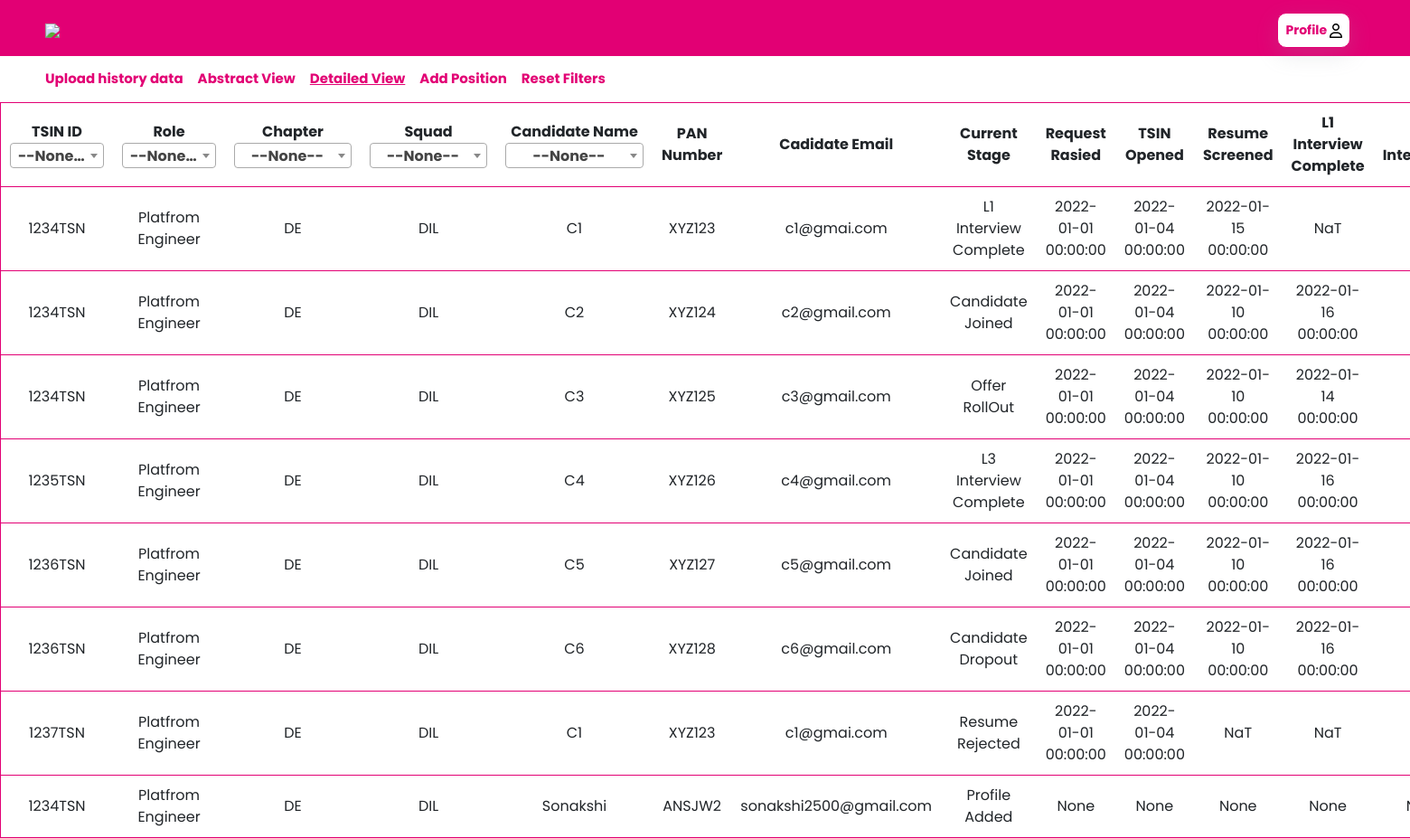
Screenshot of /detailed-view with the database file from the repository.
### models.py (models this page shows, shortened)
class candidates(db.Model):
    __tablename__="candidates"
    id=db.Column(db.Integer,primary_key=True)
    tsin_id=db.Column(db.String,nullable=False)
    candidate_name=db.Column(db.String,nullable=False)
    candidate_email=db.Column(db.String,nullable=False)
    current_stage=db.Column(db.String,nullable=False)
    pan=db.Column(db.String,nullable=False)
    request_raised_date=db.Column(db.String,nullable=False)
    tsin_opened_date=db.Column(db.String,nullable=False)
    resume_screened_date=db.Column(db.String,nullable=False)
    l1_interview_date=db.Column(db.String,nullable=False)
    l1_interviewer=db.Column(db.String,nullable=False)
    l1_interview_result=db.Column(db.String,nullable=False)
    l1_interview_remarks=db.Column(db.String,nullable=False)
    l2_interview_date=db.Column(db.String,nullable=False)
    l2_interviewer=db.Column(db.String,nullable=False)
    l2_interview_result=db.Column(db.String,nullable=False)
    l2_interview_remarks=db.Column(db.String,nullable=False)
    l3_interview_date=db.Column(db.String,nullable=False)
    l3_interviewer=db.Column(db.String,nullable=False)
    l3_interview_result=db.Column(db.String,nullable=False)
    l3_interview_remarks=db.Column(db.String,nullable=False)
    offer_rollout_date=db.Column(db.String,nullable=False)
    joining_date=db.Column(db.String,nullable=False)
    buddy_assignment_date=db.Column(db.String,nullable=False)
    buddy_name=db.Column(db.String,nullable=False)
    candidate_dropout_date=db.Column(db.String,nullable=False)
    candidate_dropout_reason=db.Column(db.String,nullable=False)
    resume=db.Column(db.String,nullable=False)
    phone=db.Column(db.String,nullable=False)
    current_location=db.Column(db.String,nullable=False)
    current_company=db.Column(db.String,nullable=False)
    experience=db.Column(db.String,nullable=False)
    candidate_joined_date=db.Column(db.String,nullable=False)

class roles(db.Model):
    __tablename__="roles"
    tsin_id=db.Column(db.Integer, primary_key=True)
    Role=db.Column(db.String, nullable=False)
    Chapter=db.Column(db.String, nullable=False)
    Squad=db.Column(db.String, nullable=False)
    demand_type=db.Column(db.String, nullable=False)
    Tribe=db.Column(db.String, nullable=False)
    snow_id=db.Column(db.Boolean, nullable=False)

### app.py (the view)
@app.route('/detailed-view', methods=['GET','POST'])
def detailed():
    tsin=request.form.get('val1')
    role=request.form.get('val2')
    chapter=request.form.get('val3')
    squad=request.form.get('val4')
    cname=request.form.get('val5')
    z=get_detailed_data()
    final=[]
    for i in z:
        if tsin:
            if i['tsinid'].strip()==tsin.strip():
                if i not in final:
                    final.append(i)
        if role:
            if i['role'].strip()==role.strip():
                if i not in final:
                    final.append(i)
        if chapter:
            if i['chapter'].strip()==chapter.strip():
                if i not in final:
                    final.append(i)
        if squad:
            if i['squad'].strip()==squad.strip():
                if i not in final:
                    final.append(i)
        if cname:
            print(cname, i['candidate_name'])
            if i['candidate_name'].strip()==cname.strip():
                if i not in final:
                    final.append(i)
    if final==[]:
        return render_template('detailed.html', final=z)
    else:
        return render_template('detailed.html', final=final)

### templates/detailed.html (shortened to what this page needs)
{% extends "layout/base.html" %}
{% block body_class %} landing-page {% endblock body_class %}
{% block content %}
<main>
<div class="info">
      <table class="roles">
      <tr>
      <th>TSIN ID<br> <select id='selUser' style='width: 104px;' onchange="applyfilter();">
      {% set tsin = [] %}
      </select></th>
      <th>Role<br><select id='selUser2' style='width: 104px;' onchange="applyfilter();">
      {% set role = [] %}
      </select></th>
      <th>Chapter<br><select id='selUser3' style='width: 130px;' onchange="applyfilter();">
      {% set chapter = [] %}
      </select></th>
      <th>Squad<br><select id='selUser4' style='width: 130px;' onchange="applyfilter();">
      {% set squad = [] %}
      </select></th>
      <th>Candidate Name <br><select id='selUser5' style='width: 153px;' onchange="applyfilter();">
      {% set cname = [] %}
      </select></th>
      <th>PAN Number</th>
      <th>Cadidate Email</th>
      <th>Current Stage</th>
      <th>Request Rasied</th>
      <th>TSIN Opened</th>
      <th>Resume Screened</th>
      <th>L1 Interview Complete</th>
      <th>L1 Interviewer</th>
      </tr>
      {% for i in final %}
      <tr>
      <td>{{i['tsinid']}}</td>
      <td>{{i['role']}}</td>
      <td>{{i['chapter']}}</td>
      <td>{{i['squad']}}</td>
      <td>{{i['candidate_name']}}</td>
      <td>{{i['pan']}}</td>
      <td>{{i['candidate_email']}}</td>
      <td>{{i['current_stage']}}</td>
      <td>{{i['request_raised_date']}}</td>
      <td>{{i['tsin_opened_date']}}</td>
      <td>{{i['resume_screened_date']}}</td>
      <td>{{i['l1_interview_date']}}</td>
      <td>{{i['l1_interviewer']}}</td>
      </tr>
      {% endfor %}
    </table>
</div>
</main>
{% endblock content %}

### static/css/style.css (style rules this page uses)
* { margin: 0; padding: 0; box-sizing: border-box; font-family: "Poppins", sans-serif; }
body { background-color: #242F3F; }
.roles { width:100%; }
.roles tr { border:1px solid #E20074; padding:5px; text-align:center; }
.roles td { padding:10px; }
.roles th { padding:10px; text-align:center; height:20px; }

### rows the page displays
candidates: tsinid "1234TSN", candidate_name "C1", pan "XYZ123", candidate_email "c1@gmai.com", current_stage "L1 Interview Complete", request_raised_date "2022-01-01 00:00:00", tsin_opened_date "2022-01-04 00:00:00", resume_screened_date "2022-01-15 00:00:00", l1_interview_date "NaT"
roles: role "Platfrom Engineer" "Platfrom Engineer" "Platfrom Engineer" "Platfrom Engineer", chapter "DE" "DE" "DE" "DE", squad "DIL" "DIL" "DIL" "DIL"
candidates: tsinid "1234TSN", candidate_name "C2", pan "XYZ124", candidate_email "c2@gmail.com", current_stage "Candidate Joined", request_raised_date "2022-01-01 00:00:00", tsin_opened_date "2022-01-04 00:00:00", resume_screened_date "2022-01-10 00:00:00", l1_interview_date "2022-01-16 00:00:00"
candidates: tsinid "1234TSN", candidate_name "C3", pan "XYZ125", candidate_email "c3@gmail.com", current_stage "Offer RollOut", request_raised_date "2022-01-01 00:00:00", tsin_opened_date "2022-01-04 00:00:00", resume_screened_date "2022-01-10 00:00:00", l1_interview_date "2022-01-14 00:00:00"
candidates: tsinid "1235TSN", candidate_name "C4", pan "XYZ126", candidate_email "c4@gmail.com", current_stage "L3 Interview Complete", request_raised_date "2022-01-01 00:00:00", tsin_opened_date "2022-01-04 00:00:00", resume_screened_date "2022-01-10 00:00:00", l1_interview_date "2022-01-16 00:00:00"
roles: role "Platfrom Engineer", chapter "DE", squad "DIL"
candidates: tsinid "1236TSN", candidate_name "C5", pan "XYZ127", candidate_email "c5@gmail.com", current_stage "Candidate Joined", request_raised_date "2022-01-01 00:00:00", tsin_opened_date "2022-01-04 00:00:00", resume_screened_date "2022-01-10 00:00:00", l1_interview_date "2022-01-16 00:00:00"
roles: role "Platfrom Engineer" "Platfrom Engineer", chapter "DE" "DE", squad "DIL" "DIL"
candidates: tsinid "1236TSN", candidate_name "C6", pan "XYZ128", candidate_email "c6@gmail.com", current_stage "Candidate Dropout", request_raised_date "2022-01-01 00:00:00", tsin_opened_date "2022-01-04 00:00:00", resume_screened_date "2022-01-10 00:00:00", l1_interview_date "2022-01-16 00:00:00"
candidates: tsinid "1237TSN", candidate_name "C1", pan "XYZ123", candidate_email "c1@gmai.com", current_stage "Resume Rejected", request_raised_date "2022-01-01 00:00:00", tsin_opened_date "2022-01-04 00:00:00", resume_screened_date "NaT", l1_interview_date "NaT"
roles: role "Platfrom Engineer", chapter "DE", squad "DIL"
candidates: tsinid "1234TSN", candidate_name "Sonakshi", pan "ANSJW2", candidate_email "sonakshi2500@gmail.com", current_stage "Profile Added"

### other values shown
{{ i['request_raised_date'] }} "None"
{{ i['tsin_opened_date'] }} "None"
{{ i['resume_screened_date'] }} "None"
{{ i['l1_interview_date'] }} "None"
